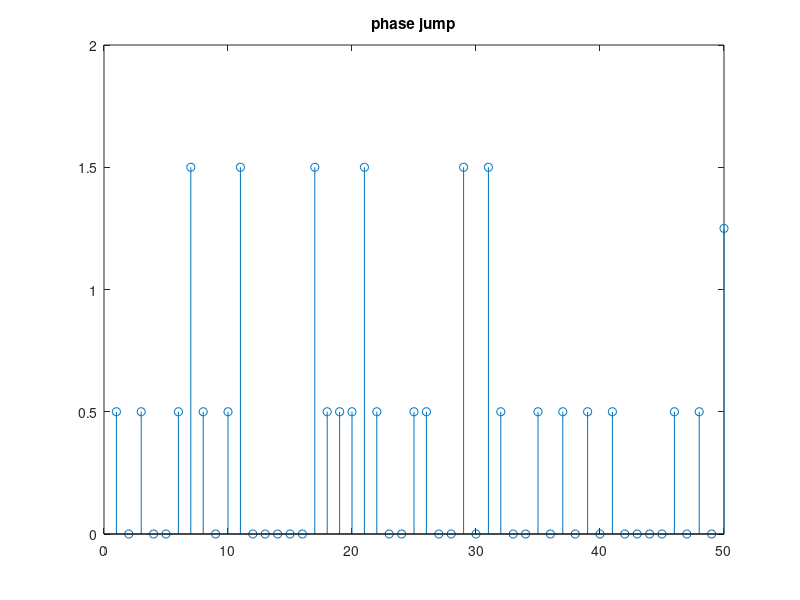
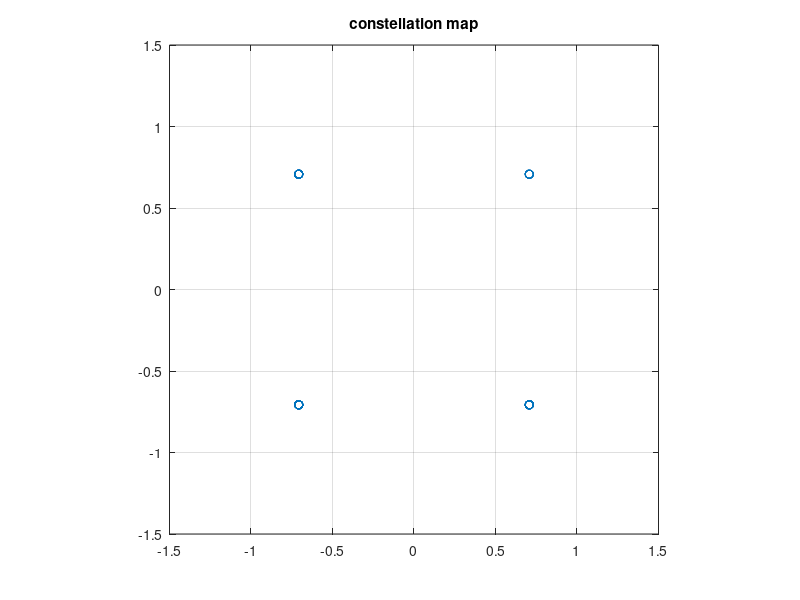
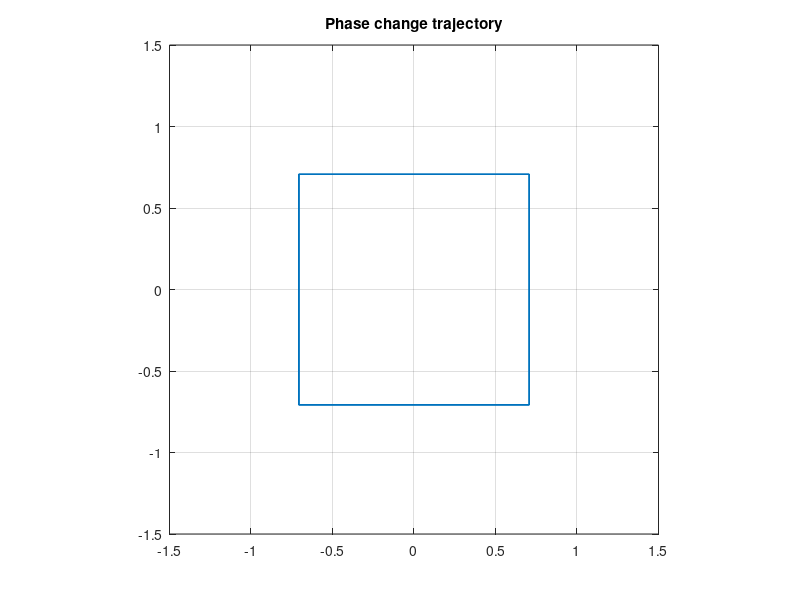

Recreate these plots in MATLAB, in order. (Note: this script raises an error after producing the figures.)
%OQPSK
clc
clear

Rs=10e2;                                        %bit ratio
Ts=1/Rs;
N=50;                                          %Number of bits to process
fc=20e2;                                        %carrier frequency
fs=10e4;                                        %sample frequency
T=1/fs;
t=(0:(round(N*Ts/T)-1))*T;
r=Ts/T;

a=rand(1,N)>0.5;                               %bit symbol

%% serial-to-paralle
Idata=a(1:2:end);
Idata=repmat(Idata,2,1);
Idata=Idata(:)';

Qdata=a(2:2:end);
Qdata=repmat(Qdata,2,1);
Qdata=Qdata(:)';

%% Qdata delay one bit
Qdata=[0,Qdata(1:end-1)];

%% Gray coded
% 00->0->5pi/4
% 01->1->7pi/4
% 10->2->3pi/4
% 11->3-> pi/4
two_bits_decimal = [2,1]*[Qdata;Idata];
phase_code=pi*[5/4,7/4,3/4,1/4];
phi=phase_code(two_bits_decimal+1);
%From here we can see that there is no phase jump of pi.only pi/2
figure
stem(abs(phi/pi-[phi(2:end),0]/pi));                
title('phase jump')
phi_sample=repmat(phi,r,1);
phi_sample=phi_sample(:)';

%% constellation
j=sqrt(-1);
s=cos(phi)+sin(phi)*j;
figure
plot(s,'o')
grid on;axis('equal',[-1.5 1.5 -1.5 1.5]);
title('constellation map')
figure
plot(s)
grid on;axis('equal',[-1.5 1.5 -1.5 1.5]);
title('Phase change trajectory')

%% carrier wave
xc=cos(2*pi*fc*t);
xs=sin(2*pi*fc*t);

%% OQPSK
A=1;    %amplitude
OQPSK_signal=A*(cos(phi_sample).*xc-sin(phi_sample).*xs);

figure
plotSpectral(OQPSK_signal,fs)
